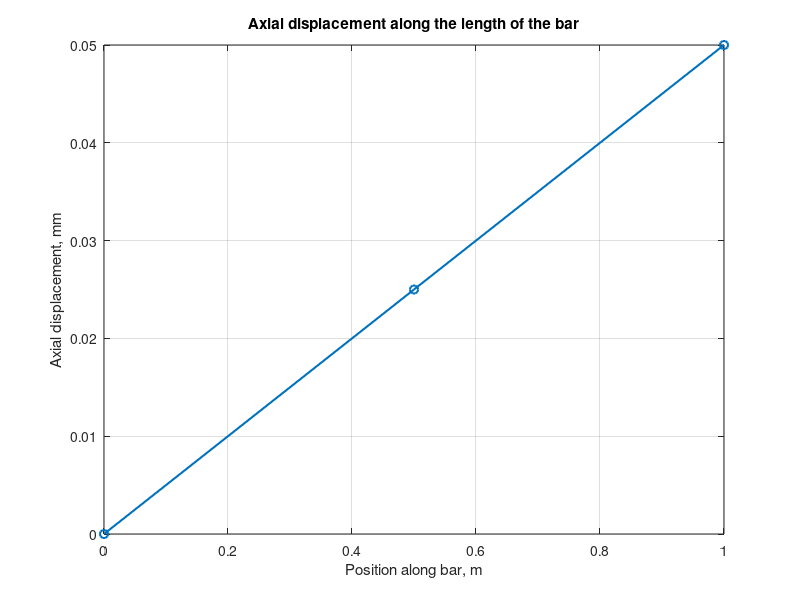
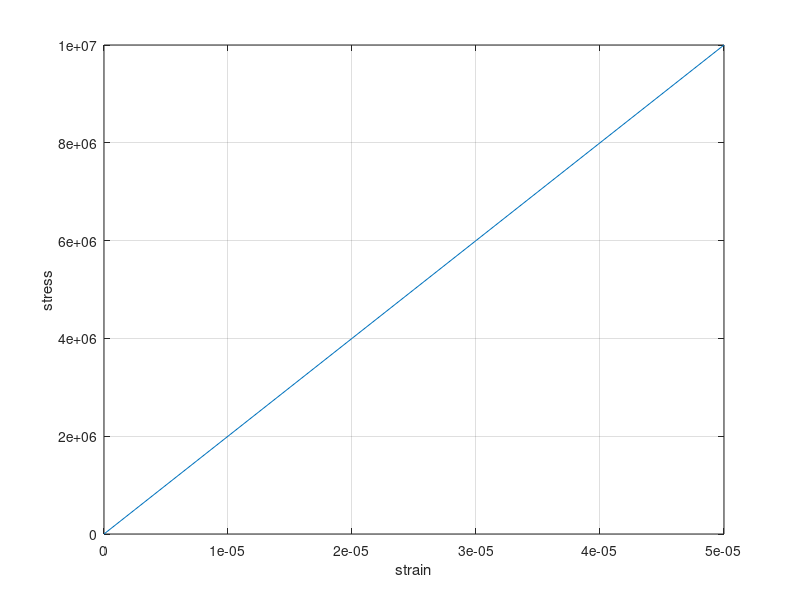
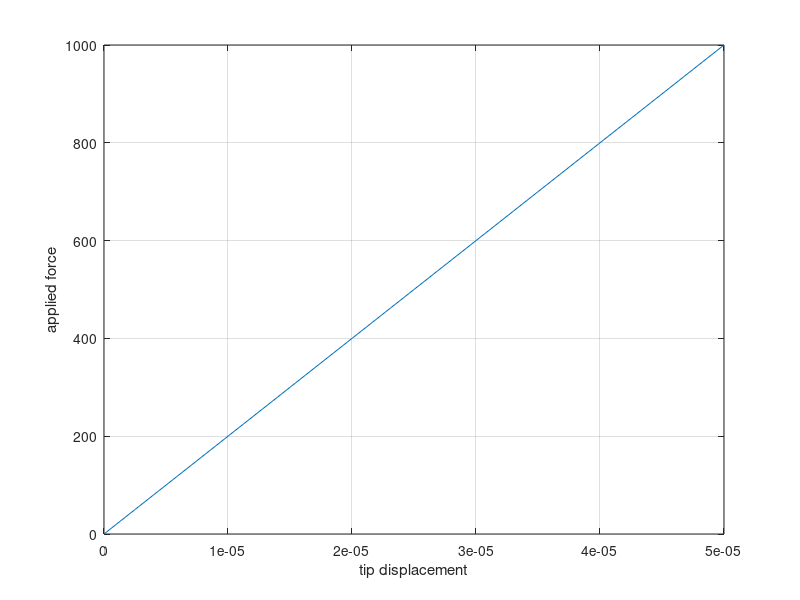

Recreate these plots in MATLAB, in order.
clear;
clc;
close all;
% problem inputs: m,N,Pa
L= 1; % bar length 1m
A= 100e-6; % cross sectional area in m^2
E= 200e9; %youngs modulus in Pa
P= 1000; % Axial force applied on the right end of the bar in N

% Analytical solution for checking out solution later
u_exact = P*L/(A*E);

fprintf('Exact end displacement = %.5f mm\n', u_exact*1000);

% Mesh: divide the bar into two equal elements.
nElem = 2;
nNode = nElem + 1;

% Lenght of each element in this uniform mesh: 
Le = L/nElem;

% Coordinates of the nodes:
x= linspace(0,L,nNode); % intial 0, final L , devides into n points. 

% Connectivity: the two node numbers belonging to each element
elements = [1 2;
            2 3];

disp('Node coordinates [m]: ');
disp(x);

disp('Element Connectivity: ');
disp(elements);

% Linear Element stiffness matrix: bar ( page 65 Dr. Clayton Pettit)
ke = (E*A/Le)*[1 -1;
               -1 1];
disp('Element stiffness matrix: ');
disp(ke);

% Initialize the global stiffness matrix:
K = zeros(nNode, nNode);

% Assemble each element into the global matrix:
for e = 1:nElem
    nodes = elements(e, :);

    K(nodes, nodes) = K(nodes, nodes) + ke;
end
disp('Global Stiffness Matrix: ');
disp(K);

% Applied nodal forces: 
F = zeros(nNode, 1);
F(3) = P;

% Prescribed displacements and unknown displacements: 
u = zeros(nNode, 1);
fixed = 1;
free = setdiff(1:nNode, fixed); % setdiff([1 2 3] , 1) gives free = [2 3]

%solve for the unknown displacements:
u(free) = K(free, free) \ F(free); % x = A\B means find x such that A*x = B
                                   % u([2 3]) = K([2 3],[2 3]) \ F([2 3])
                                   % u(rows) = K(rows, colums) \ F(rows)

disp('Nodal displacemets : ');
disp(u*1000);

% Support reaction and residual forces: 

R = (K * u) - F;    % page 67 dr. clayton
disp('Reaction and residual forces: ');
disp(R);

% Calculate element stress and strain:
strain = zeros(nElem, 1);
stress = zeros(nElem, 1);

for e = 1:nElem
    nodes = elements(e, :);
    extension = u(nodes(2)) - u(nodes(1));
    strain(e) = extension/ Le;
    stress(e) = E*strain(e);
end
disp('Element strains: ');
disp(strain);
disp('element stresses [MPa]: ');
disp(stress/ 1e6);

figure;
plot(x, u*1000, '-o', 'LineWidth',1.5);

xlabel('Position along bar, m');
ylabel('Axial displacement, mm');
title('Axial displacement along the length of the bar');
grid on; 

% Scale from zero load to the current solved load
loadfactor = linspace(0,1,21);

% Linear elastic loading response
straincurve = loadfactor * strain(1);
stresscurve = loadfactor * stress(1);
tipdisplacement = loadfactor * u(end);
appliedforce = loadfactor * P;

% stress vs strain
figure;
plot(straincurve, stresscurve);
xlabel('strain');
ylabel('stress');
grid on;

% force vs displacement
figure;
plot(tipdisplacement, appliedforce);
xlabel('tip displacement');
ylabel('applied force');
grid on;
